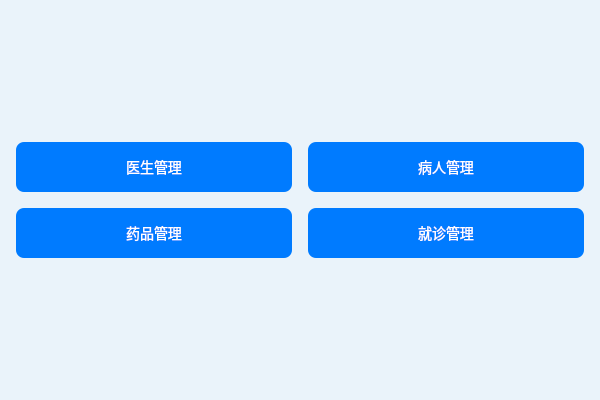
<?xml version="1.0" encoding="UTF-8"?>
<ui version="4.0">
 <class>WelcomeView</class>
 <widget class="QWidget" name="WelcomeView">
  <property name="geometry">
   <rect>
    <x>0</x>
    <y>0</y>
    <width>600</width>
    <height>400</height>
   </rect>
  </property>
  <property name="windowTitle">
   <string>欢迎</string>
  </property>
  <property name="styleSheet">
   <string>
    QWidget {
        background-color: #eaf3fa;
        font-family: "Arial", sans-serif;
        color: #333;
    }
    QPushButton {
        background-color: #007bff;
        color: white;
        font-size: 14px;
        border: none;
        border-radius: 8px;
        padding: 10px 20px;
        margin: 5px;
    }
    QPushButton:hover {
        background-color: #0056b3;
    }
    QLabel {
        font-size: 16px;
        color: #333;
    }
    QSpacerItem {
        height: 20px;
    }
   </string>
  </property>
  <layout class="QVBoxLayout" name="verticalLayout">
   <item>
    <spacer name="verticalSpacer">
     <property name="orientation">
      <enum>Qt::Orientation::Vertical</enum>
     </property>
     <property name="sizeHint" stdset="0">
      <size>
       <width>20</width>
       <height>60</height>
      </size>
     </property>
    </spacer>
   </item>
   <item>
    <layout class="QHBoxLayout" name="horizontalLayout">
     <item>
      <widget class="QPushButton" name="btDoctor">
       <property name="minimumSize">
        <size>
         <width>100</width>
         <height>60</height>
        </size>
       </property>
       <property name="text">
        <string>医生管理</string>
       </property>
      </widget>
     </item>
     <item>
      <widget class="QPushButton" name="btPatient">
       <property name="minimumSize">
        <size>
         <width>100</width>
         <height>60</height>
        </size>
       </property>
       <property name="text">
        <string>病人管理</string>
       </property>
      </widget>
     </item>
    </layout>
   </item>
   <item>
    <layout class="QHBoxLayout" name="horizontalLayout_2">
     <item>
      <widget class="QPushButton" name="btDrug">
       <property name="minimumSize">
        <size>
         <width>100</width>
         <height>60</height>
        </size>
       </property>
       <property name="text">
        <string>药品管理</string>
       </property>
      </widget>
     </item>
     <item>
      <widget class="QPushButton" name="btMedicalRecord">
       <property name="minimumSize">
        <size>
         <width>100</width>
         <height>60</height>
        </size>
       </property>
       <property name="text">
        <string>就诊管理</string>
       </property>
      </widget>
     </item>
    </layout>
   </item>
   <item>
    <spacer name="verticalSpacer_2">
     <property name="orientation">
      <enum>Qt::Orientation::Vertical</enum>
     </property>
     <property name="sizeHint" stdset="0">
      <size>
       <width>20</width>
       <height>60</height>
      </size>
     </property>
    </spacer>
   </item>
  </layout>
 </widget>
 <resources/>
 <connections/>
</ui>
